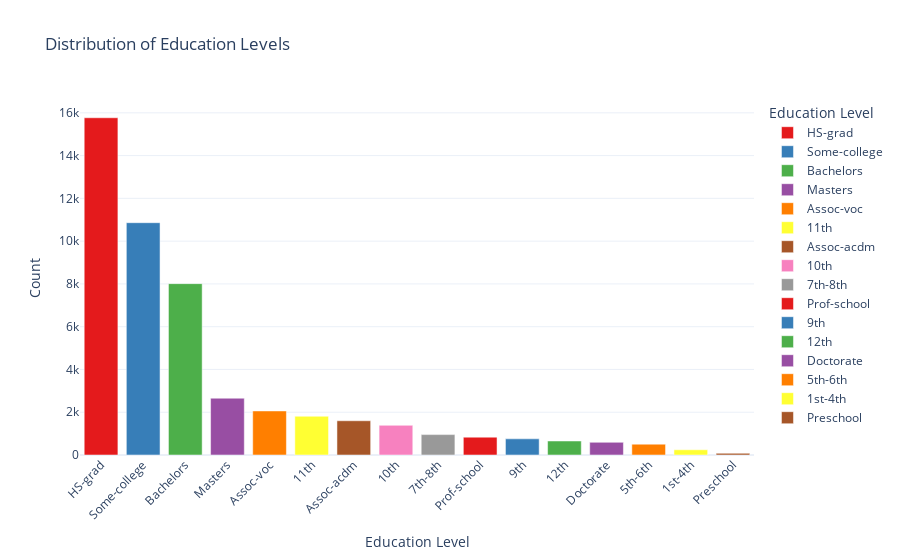

Notebook source saved alongside this figure:
### Markdown cell above
### *Interpretation from the Education Distribution Chart*
---
*The bar chart for the `'education'` distribution in the dataset reveals the following:*

- *HS-Grad Dominance*: *The tallest bar corresponds to "HS-grad" (high school graduates), with* **15,770** *individuals, indicating that this is the most common educational attainment in the dataset.*

- *Decreasing Trend*: *As we move from higher education levels to lower ones, the bar heights generally decrease. This suggests that fewer individuals have advanced degrees compared to high school diplomas.*

- *Notable Exceptions*: *There are a few exceptions to the decreasing trend. For example, "Some-college" has a higher count* (**10,863**) *than "Bachelors"* (**8,013**) *and "Masters"* (**2,656**). *This might indicate that many individuals start college but do not complete a degree.*

### *Possible Interpretations*

- *Population Demographics*: *The dataset might reflect a population where a large proportion of individuals have completed high school but haven't pursued further education.*
  
---

### Code cell
# Create the interactive bar chart for 'education' distribution with distinct colors
fig = px.bar(
    educational_counts,
    x='education',
    y='count',
    title='Distribution of Education Levels',
    labels={'education': 'Education Level', 'count': 'Count'},
    color='education',  # Color by 'education' to apply different colors to each bar
    color_discrete_sequence=px.colors.qualitative.Set1  # Use a color sequence with distinct colors
)

# Update layout for better visualization
fig.update_layout(
    xaxis_title="Education Level",
    yaxis_title="Count",
    template="plotly_white",
    xaxis_tickangle=-45  # Tilt x-axis labels for better readability
)

# Show the interactive plot
fig.show()

### Figure 1 — Plotly figure (JSON) as saved in the notebook; plotly's stock layout.template omitted (floating-point values rounded to 4 significant figures)
{"data": [{"alignmentgroup": "True", "hovertemplate": "Education Level=%{x}<br>Count=%{y}<extra></extra>", "legendgroup": "HS-grad", "marker": {"color": "rgb(228,26,28)", "pattern": {"shape": ""}}, "name": "HS-grad", "offsetgroup": "HS-grad", "orientation": "v", "showlegend": true, "textposition": "auto", "type": "bar", "x": ["HS-grad"], "xaxis": "x", "y": [15770], "yaxis": "y"}, {"alignmentgroup": "True", "hovertemplate": "Education Level=%{x}<br>Count=%{y}<extra></extra>", "legendgroup": "Some-college", "marker": {"color": "rgb(55,126,184)", "pattern": {"shape": ""}}, "name": "Some-college", "offsetgroup": "Some-college", "orientation": "v", "showlegend": true, "textposition": "auto", "type": "bar", "x": ["Some-college"], "xaxis": "x", "y": [10863], "yaxis": "y"}, {"alignmentgroup": "True", "hovertemplate": "Education Level=%{x}<br>Count=%{y}<extra></extra>", "legendgroup": "Bachelors", "marker": {"color": "rgb(77,175,74)", "pattern": {"shape": ""}}, "name": "Bachelors", "offsetgroup": "Bachelors", "orientation": "v", "showlegend": true, "textposition": "auto", "type": "bar", "x": ["Bachelors"], "xaxis": "x", "y": [8013], "yaxis": "y"}, {"alignmentgroup": "True", "hovertemplate": "Education Level=%{x}<br>Count=%{y}<extra></extra>", "legendgroup": "Masters", "marker": {"color": "rgb(152,78,163)", "pattern": {"shape": ""}}, "name": "Masters", "offsetgroup": "Masters", "orientation": "v", "showlegend": true, "textposition": "auto", "type": "bar", "x": ["Masters"], "xaxis": "x", "y": [2656], "yaxis": "y"}, {"alignmentgroup": "True", "hovertemplate": "Education Level=%{x}<br>Count=%{y}<extra></extra>", "legendgroup": "Assoc-voc", "marker": {"color": "rgb(255,127,0)", "pattern": {"shape": ""}}, "name": "Assoc-voc", "offsetgroup": "Assoc-voc", "orientation": "v", "showlegend": true, "textposition": "auto", "type": "bar", "x": ["Assoc-voc"], "xaxis": "x", "y": [2060], "yaxis": "y"}, {"alignmentgroup": "True", "hovertemplate": "Education Level=%{x}<br>Count=%{y}<extra></extra>", "legendgroup": "11th", "marker": {"color": "rgb(255,255,51)", "pattern": {"shape": ""}}, "name": "11th", "offsetgroup": "11th", "orientation": "v", "showlegend": true, "textposition": "auto", "type": "bar", "x": ["11th"], "xaxis": "x", "y": [1812], "yaxis": "y"}, {"alignmentgroup": "True", "hovertemplate": "Education Level=%{x}<br>Count=%{y}<extra></extra>", "legendgroup": "Assoc-acdm", "marker": {"color": "rgb(166,86,40)", "pattern": {"shape": ""}}, "name": "Assoc-acdm", "offsetgroup": "Assoc-acdm", "orientation": "v", "showlegend": true, "textposition": "auto", "type": "bar", "x": ["Assoc-acdm"], "xaxis": "x", "y": [1601], "yaxis": "y"}, {"alignmentgroup": "True", "hovertemplate": "Education Level=%{x}<br>Count=%{y}<extra></extra>", "legendgroup": "10th", "marker": {"color": "rgb(247,129,191)", "pattern": {"shape": ""}}, "name": "10th", "offsetgroup": "10th", "orientation": "v", "showlegend": true, "textposition": "auto", "type": "bar", "x": ["10th"], "xaxis": "x", "y": [1389], "yaxis": "y"}, {"alignmentgroup": "True", "hovertemplate": "Education Level=%{x}<br>Count=%{y}<extra></extra>", "legendgroup": "7th-8th", "marker": {"color": "rgb(153,153,153)", "pattern": {"shape": ""}}, "name": "7th-8th", "offsetgroup": "7th-8th", "orientation": "v", "showlegend": true, "textposition": "auto", "type": "bar", "x": ["7th-8th"], "xaxis": "x", "y": [954], "yaxis": "y"}, {"alignmentgroup": "True", "hovertemplate": "Education Level=%{x}<br>Count=%{y}<extra></extra>", "legendgroup": "Prof-school", "marker": {"color": "rgb(228,26,28)", "pattern": {"shape": ""}}, "name": "Prof-school", "offsetgroup": "Prof-school", "orientation": "v", "showlegend": true, "textposition": "auto", "type": "bar", "x": ["Prof-school"], "xaxis": "x", "y": [834], "yaxis": "y"}, {"alignmentgroup": "True", "hovertemplate": "Education Level=%{x}<br>Count=%{y}<extra></extra>", "legendgroup": "9th", "marker": {"color": "rgb(55,126,184)", "pattern": {"shape": ""}}, "name": "9th", "offsetgroup": "9th", "orientation": "v", "showlegend": true, "textposition": "auto", "type": "bar", "x": ["9th"], "xaxis": "x", "y": [756], "yaxis": "y"}, {"alignmentgroup": "True", "hovertemplate": "Education Level=%{x}<br>Count=%{y}<extra></extra>", "legendgroup": "12th", "marker": {"color": "rgb(77,175,74)", "pattern": {"shape": ""}}, "name": "12th", "offsetgroup": "12th", "orientation": "v", "showlegend": true, "textposition": "auto", "type": "bar", "x": ["12th"], "xaxis": "x", "y": [655], "yaxis": "y"}, {"alignmentgroup": "True", "hovertemplate": "Education Level=%{x}<br>Count=%{y}<extra></extra>", "legendgroup": "Doctorate", "marker": {"color": "rgb(152,78,163)", "pattern": {"shape": ""}}, "name": "Doctorate", "offsetgroup": "Doctorate", "orientation": "v", "showlegend": true, "textposition": "auto", "type": "bar", "x": ["Doctorate"], "xaxis": "x", "y": [594], "yaxis": "y"}, {"alignmentgroup": "True", "hovertemplate": "Education Level=%{x}<br>Count=%{y}<extra></extra>", "legendgroup": "5th-6th", "marker": {"color": "rgb(255,127,0)", "pattern": {"shape": ""}}, "name": "5th-6th", "offsetgroup": "5th-6th", "orientation": "v", "showlegend": true, "textposition": "auto", "type": "bar", "x": ["5th-6th"], "xaxis": "x", "y": [507], "yaxis": "y"}, {"alignmentgroup": "True", "hovertemplate": "Education Level=%{x}<br>Count=%{y}<extra></extra>", "legendgroup": "1st-4th", "marker": {"color": "rgb(255,255,51)", "pattern": {"shape": ""}}, "name": "1st-4th", "offsetgroup": "1st-4th", "orientation": "v", "showlegend": true, "textposition": "auto", "type": "bar", "x": ["1st-4th"], "xaxis": "x", "y": [245], "yaxis": "y"}, {"alignmentgroup": "True", "hovertemplate": "Education Level=%{x}<br>Count=%{y}<extra></extra>", "legendgroup": "Preschool", "marker": {"color": "rgb(166,86,40)", "pattern": {"shape": ""}}, "name": "Preschool", "offsetgroup": "Preschool", "orientation": "v", "showlegend": true, "textposition": "auto", "type": "bar", "x": ["Preschool"], "xaxis": "x", "y": [81], "yaxis": "y"}], "layout": {"barmode": "relative", "legend": {"title": {"text": "Education Level"}, "tracegroupgap": 0}, "title": {"text": "Distribution of Education Levels"}, "xaxis": {"anchor": "y", "categoryarray": ["HS-grad", "Some-college", "Bachelors", "Masters", "Assoc-voc", "11th", "Assoc-acdm", "10th", "7th-8th", "Prof-school", "9th", "12th", "Doctorate", "5th-6th", "1st-4th", "Preschool"], "categoryorder": "array", "domain": [0, 1], "tickangle": -45, "title": {"text": "Education Level"}}, "yaxis": {"anchor": "x", "domain": [0, 1], "title": {"text": "Count"}}}}
